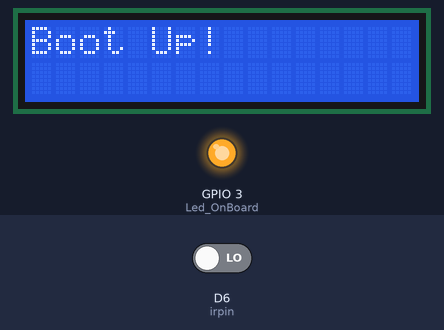
The sketch below on a simulated ESP8266 (NodeMCU). Shown: 16×2 character LCD, output pins drawn as LEDs (lit = HIGH). The inputs (shaded band) are chosen by the test bench; at power-on: D6 (irpin) LOW. WiFi joins after 1.5 s; servers stay silent unless stated; what the sketch prints to the serial monitor is not drawn.

Above: at 3.8 s.
3.9 s: D6 (irpin) driven HIGH
At 5.7 s:
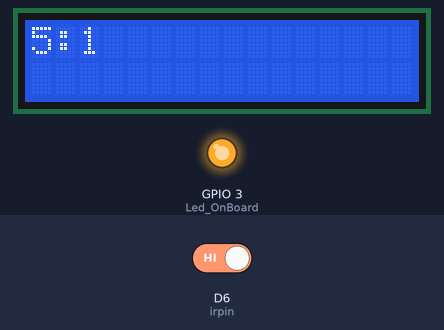
6.9 s: D6 (irpin) driven LOW
At 9.7 s:
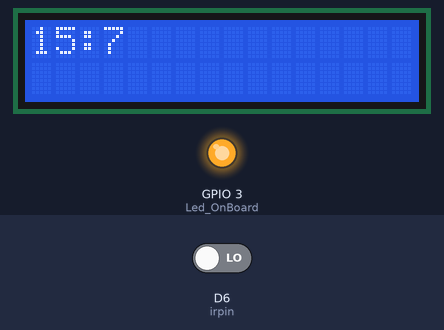
9.9 s: D6 (irpin) driven HIGH
At 11.6 s:
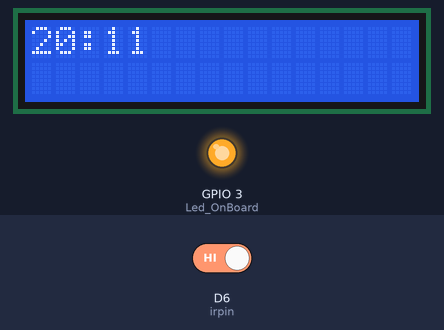
Timing chart, 0 to 13.1 s (numbered marks = the images above; inputs shaded):
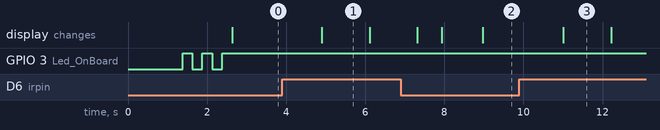

Measured:
- after the input at 3.9 s, the display: changes after 1.0 s (image 1)
- what the display in image 1 shows lasts 1.2 s, from 4.9 s to 6.1 s

The sketch:

epizysendi2c.ino
```cpp
#include <ESP8266WiFi.h>
#include <WiFiClient.h>
#include <ESP8266WebServer.h>
#include <ESP8266HTTPClient.h>
#include <Wire.h>
#include <LiquidCrystal_I2C.h>
LiquidCrystal_I2C lcd(0x27,16,2);


int Led_OnBoard = 3;                  // Initialize the Led_OnBoard

const char* ssid = "PLDTHOMEFIBR95c68";                  // Your wifi Name
const char* password = "PLDTWIFIxw4aq";          // Your wifi Password

const char* host = "solartrackerfv2.site"; //Your pc or server (database) IP, example : 192.168.0.0 , if you are a windows os user, open cmd, then type ipconfig then look at IPv4 Address.

String batstat = "Not_Charging";
String batpercent = "bb";
String port1stat = "Not_Charging";
String port1time = "bb";


unsigned long phpdelay = 0;        // millis counter
unsigned long phpstarttime = 0;        // millis counter


int irpin = D6;                   // pin for ir sensor
int irvalue;                            // value of irsensor.. 1 or 0
int charger = 55;
String message = "" ;
unsigned long addamount =6000; // input secs


String chardis;

unsigned long startTime = 0;        // millis counter
unsigned long timerUp = 0;          // remaining millis till timer is up
unsigned long displaycounter = 0;
unsigned long displaynum = 0;       // the value to be displated in the serial monitor
unsigned long newtimerdown = 0;
unsigned long mins = 0;
int irsensor = 0;


unsigned long secstodisplay = 0;


void setup() {
  // put your setup code here, to run once:


  millis();

  lcd.begin(16,2);
  lcd.init();
  lcd.backlight();


  pinMode(Led_OnBoard, OUTPUT);       // Initialize the Led_OnBoard pin as an output
  Serial.begin(9600);
  WiFi.mode(WIFI_OFF);        //Prevents reconnection issue (taking too long to connect)
  delay(1000);
  WiFi.mode(WIFI_STA);        //This line hides the viewing of ESP as wifi hotspot

  WiFi.begin(ssid, password);     //Connect to your WiFi router
  Serial.println("");

  Serial.print("Connecting");
  // Wait for connection
  while (WiFi.status() != WL_CONNECTED) {
    digitalWrite(Led_OnBoard, LOW);
    delay(250);
    Serial.print(".");
    digitalWrite(Led_OnBoard, HIGH);
    delay(250);
  }

  lcd.clear();
  lcd.print("Boot Up!");

  digitalWrite(Led_OnBoard, HIGH);
  //If connection successful show IP address in serial monitor
  Serial.println("");
  Serial.println("Connected to Network/SSID");
  Serial.print("IP address: ");
  Serial.println(WiFi.localIP());  //IP address assigned to your ESP
}

void loop() {
  // put your main code here, to run repeatedly:
  HTTPClient http;    //Declare object of class HTTPClient


// ================================================================================
  startTime = millis();
  displaycounter = timerUp - startTime;
  displaynum = displaycounter/1000;

//  Serial.println("PLS INSERT COIN");

// ================================================================================
//displays the remainin time
  if (displaynum <= 999){
  Serial.print("Time remaining: ");
  Serial.print(displaynum);
  Serial.println("secss ");
  secstodisplay = displaynum;
  chardis = displaynum + "secs";

  lcd.clear();
  lcd.print(mins);
  lcd.print(":");
  lcd.print(displaynum);

delay(200);


  }


if (timerUp > startTime){

}


// ================================================================================
irvalue = digitalRead(irpin);
  // print out the value you read:


//  Serial.println(irvalue);

  if(irvalue == 1){                           // run when there coin is inserted
  // if coin is inserted, set a 3min timer
  port1stat = "Charging";
        delay(1000);
    // digitalWrite(charger, HIGH);


if (displaynum > 1 ){               // if display is higher than 1, add time

  mins = mins + 5;                  // adds 5mins when button pressed

  timerUp = timerUp + addamount;    // adds 3secs when button pressed
//  delay (500);

} else {                            // else, make a new time
    mins = mins + 5;

    timerUp = startTime + addamount;
//    delay (500);
    // wait for 1sec before inserting again
}

  }


// ================================================================================
  if (displaynum == 0){                        // run when time is up
    //time is up

       if (mins >0 ){
         mins =mins -1;
         timerUp = timerUp + 60000;
//         displaynum = 60;
       }else if (mins<=0&& displaynum<1){
        port1stat = "Not Charging";
         timerUp = 0;                                                               // edit this if code deosnt work
         Serial.println("Time is up!");
        mins = 0;
         lcd.clear();
         lcd.print("TIME IS UP");
       }

  }

String fullbat = "false", halfbat = "false", lowbat = "false";

if (fullbat = "true"){
  message = "battery is at 100%";
  batpercent = "100%";
} else if (halfbat = "true"){
  message = "battery is at 50%";
  batpercent = "50%";
} else if (lowbat = "true"){
  message = "battery is at 20%";
  batpercent = "20%";
}


//=================================================


// Serial.print("mins is");
// Serial.println(mins);
// Serial.print("secs is");
// Serial.println(secstodisplay);


//  Serial.println("uploaded to php!");

//phpstarttime = millis();
//
//phpdelay = phpstarttime + 1000;
//
// if (phpstarttime = phpdelay ) {
//   port1time = mins +":" + secstodisplay;
//  String  postData;
//  String ip = host;
//  http.begin("http://" + ip + "/send.php?batstat="+batstat+"&batpercent="+batpercent+"&port1stat="+port1stat+"&port1time="+port1time);              //Specify request destination
//  http.addHeader("Content-Type", "application/x-www-form-urlencoded");    //Specify content-type header
//
//  int httpCode = http.POST(postData);   //Send the request
//   Serial.print("Upload!");
//  phpdelay = phpstarttime + 1000;
// }
//


}
```
